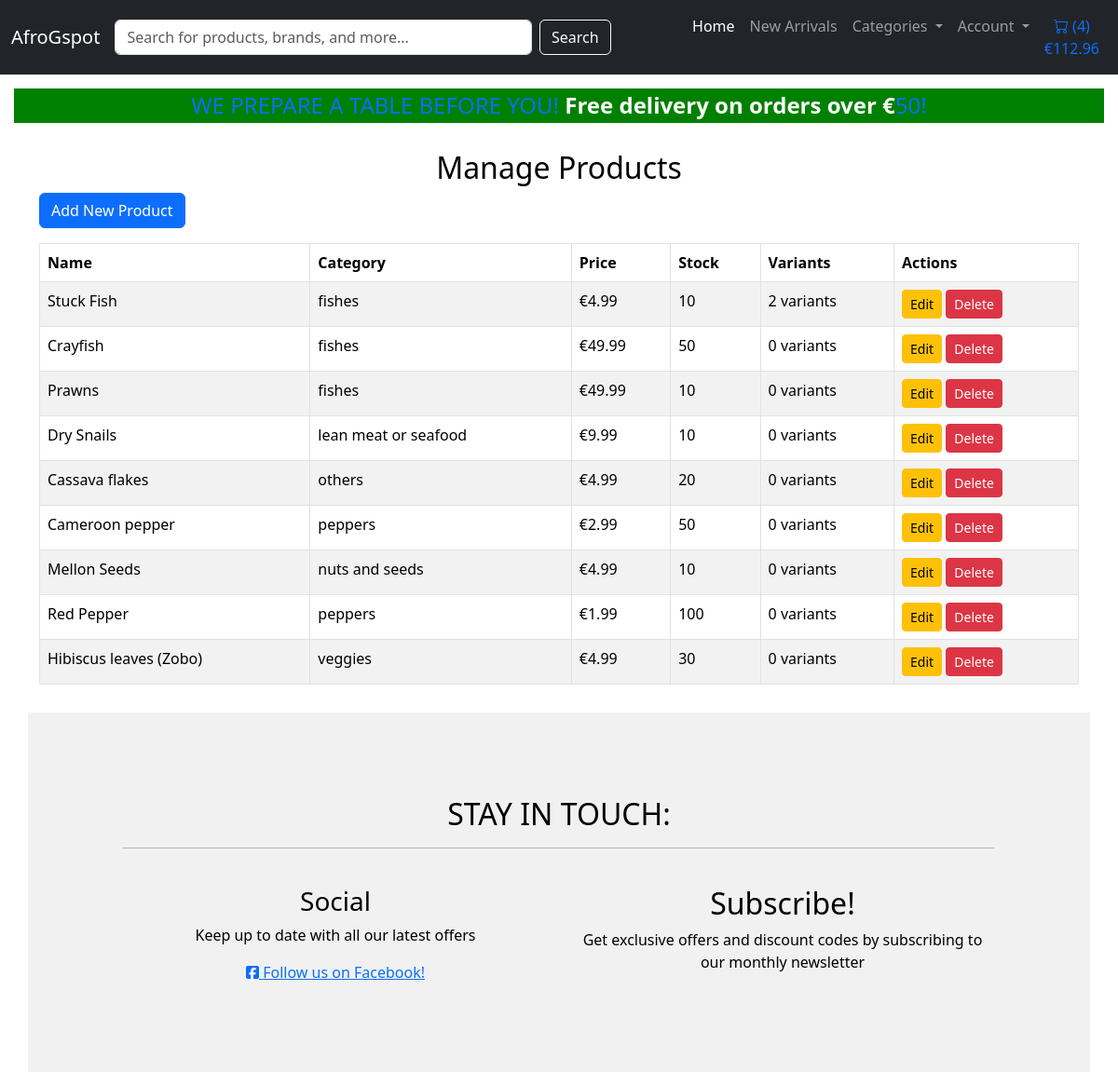
The app's page /product_catalog/manage/ (signed in) with its own data.
### product_catalog/models.py (models this page shows, shortened)
class Product(models.Model):
    name = models.CharField(max_length=255)
    sku = models.CharField(max_length=254, null=True, blank=True)
    category = models.ForeignKey(Category, null=True, blank=True, related_name='products', on_delete=models.SET_NULL)
    description = models.TextField()
    price = models.DecimalField(max_digits=10, decimal_places=2)
    discount_price = models.DecimalField(max_digits=10, decimal_places=2, null=True, blank=True)
    stock = models.IntegerField()
    image = models.ImageField(null=True, blank=True)
    rating = models.DecimalField(max_digits=6, decimal_places=2, null=True, blank=True)
    image_url = models.URLField(max_length=1024, null=True, blank=True)
    created_at = models.DateTimeField(auto_now_add=True)
    updated_at = models.DateTimeField(auto_now=True)
    is_active = models.BooleanField(default=True)
    is_vegan = models.BooleanField(default=False)
    is_gluten_free = models.BooleanField(default=False)
    expiration_date = models.DateField(null=True, blank=True)
    country = models.ForeignKey(Country, on_delete=models.SET_NULL, null=True, blank=True, default=1)

class Category(models.Model):
    class Meta:
        verbose_name_plural = 'Categories'
    name = models.CharField(max_length=250)
    friendly_name = models.CharField(max_length=250, null=True, blank=True)

### product_catalog/views.py (the view)
# urls.py: path('manage/', views.manage_products, name='manage_products'),
@login_required
def manage_products(request):
    products = Product.objects.all()
    return render(request, 'product_catalog/manage_products.html', {'products': products})

### product_catalog/templates/product_catalog/manage_products.html
{% extends 'base.html' %}
{% block content %}
<div class="container my-4">
    <h2 class="text-center">Manage Products</h2>
    <div class="text-right mb-3">
        <a href="{% url 'add_product' %}" class="btn btn-primary">Add New Product</a>
    </div>
    <table class="table table-striped table-hover table-bordered">
        <thead class="thead-dark">
            <tr>
                <th>Name</th>
                <th>Category</th>
                <th>Price</th>
                <th>Stock</th>
                <th>Variants</th>
                <th>Actions</th>
            </tr>
        </thead>
        <tbody>
            {% for product in products %}
            <tr>
                <td>{{ product.name }}</td>
                <td>{{ product.category.name }}</td>
                <td>€{{ product.price|floatformat:2 }}</td>
                <td>{{ product.stock }}</td>
                <td>{{ product.variants.count }} variants</td>
                <td>
                    <a href="{% url 'update_product' product.pk %}" class="btn btn-sm btn-warning">Edit</a>
                    <a href="{% url 'delete_product' product.pk %}" class="btn btn-sm btn-danger">Delete</a>
                </td>
            </tr>
            {% empty %}
            <tr>
                <td colspan="6" class="text-center">No products available.</td>
            </tr>
            {% endfor %}
        </tbody>
    </table>
</div>
{% endblock %}

### static/css/base.css (style rules this page uses)
html, body { margin: 0; padding: 0; height: 100%; color: black; }

### records on screen
Product: name "Stuck Fish", category.name "fishes", price "4.99", stock "10", variants.count "2"
Product: name "Crayfish", category.name "fishes", price "49.99", stock "50", variants.count "0"
Product: name "Prawns", category.name "fishes", price "49.99", stock "10", variants.count "0"
Product: name "Dry Snails", category.name "lean meat or seafood", price "9.99", stock "10", variants.count "0"
Product: name "Cassava flakes", category.name "others", price "4.99", stock "20", variants.count "0"
Product: name "Cameroon pepper", category.name "peppers", price "2.99", stock "50", variants.count "0"
Product: name "Mellon Seeds", category.name "nuts and seeds", price "4.99", stock "10", variants.count "0"
Product: name "Red Pepper", category.name "peppers", price "1.99", stock "100", variants.count "0"
Product: name "Hibiscus leaves (Zobo)", category.name "veggies", price "4.99", stock "30", variants.count "0"

### other values on screen
{{ product_count }} "4"
{{ grand_total|floatformat:2 }} "112.96"
{{ free_delivery_threshold }} "50"
